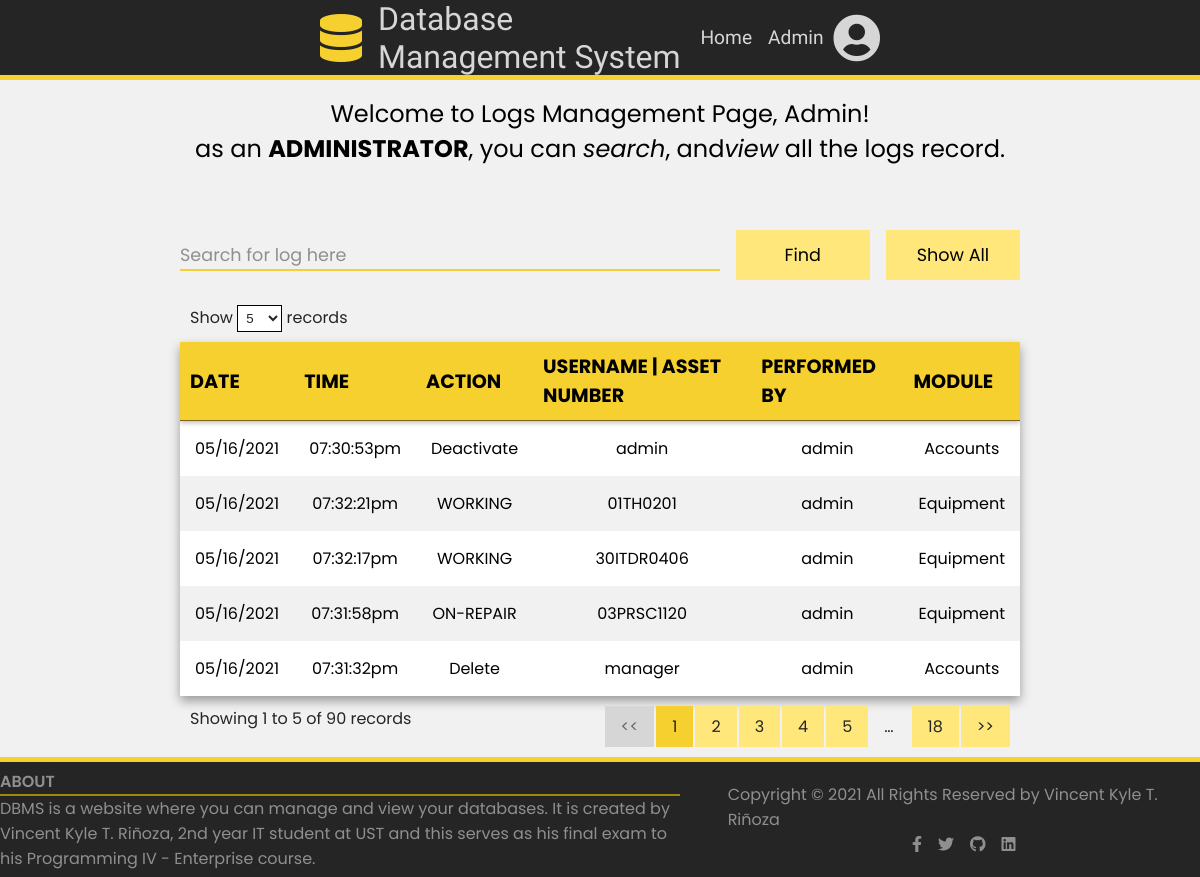
/log/index.php (signed in), run on the app's committed database.
### tables this page shows
CREATE TABLE `tbllogs` (
  `datelog` varchar(10) NOT NULL,
  `timelog` varchar(20) NOT NULL,
  `action` varchar(50) NOT NULL,
  `user` varchar(50) NOT NULL,
  `performedBy` varchar(20) NOT NULL,
  `module` varchar(20) NOT NULL
);

### controller/mainController.php (called while the page is built, shortened)
<?php
    require_once 'config.php';
    $errors = array();
    if(isset($_POST['search-log'])){
        if($_SESSION['usertype'] == "ADMINISTRATOR"){
            $searchSQL = 'SELECT * FROM tbllogs WHERE datelog LIKE ? OR (action LIKE ? OR timelog LIKE ? OR user LIKE ? OR performedBy LIKE ? or module LIKE ?) ORDER BY datelog';
        }elseif($_SESSION['usertype'] == "TECHNICAL"){
            $searchSQL = 'SELECT * FROM tbllogs WHERE performedBy = ? AND (action LIKE ? OR timelog LIKE ? OR user LIKE ? OR datelog LIKE ? or module LIKE ?) ORDER BY datelog';
        }
        $log_search = '%'.$_POST['log-search'].'%';
        if($stmt = mysqli_prepare($conn,$searchSQL)){
            mysqli_stmt_bind_param($stmt,'ssssss', $log_search,$log_search,$log_search,$log_search,$log_search,$log_search);
            if(mysqli_stmt_execute($stmt)){
                $result = mysqli_stmt_get_result($stmt);
            }else{
                $errors['search'] = 'no record found';
            }
        }
    }else{
        if(isset($_SESSION['usertype'])){
            if($_SESSION['usertype'] == "ADMINISTRATOR"){
                $displaySQL = 'SELECT * FROM tbllogs ORDER BY datelog ASC';
                if($query = mysqli_query($conn,$displaySQL)){
                    $result = $query;
                }
            }
        }
    }
?>

### log/index.php (the view, shortened to what this page needs)
<?php
require_once '../controller/mainController.php';
?>
<!DOCTYPE html>
<html lang="en">
<head>
    <link rel="stylesheet" href="https://use.fontawesome.com/releases/v5.15.3/css/all.css">
    <link rel="stylesheet" href="https://cdn.datatables.net/1.10.24/css/jquery.dataTables.min.css">
    <link rel="stylesheet" href="../css/main.css">
    <link rel="stylesheet" href="../css/header-footer.css">
    <link rel="stylesheet" href="../css/table.css">
</head>
<body>
    <?php include('../header.php'); ?>
    <main class="fx-col tables">
        <div class="homepage fx-col">
            <span class="welcome">Welcome to Logs Management Page, <?= ucwords($_SESSION['username']) ?>!
                <br>as an <strong><?= $_SESSION['usertype']; ?></strong>,
                <?php if ($_SESSION['usertype'] === 'ADMINISTRATOR') : ?>
                    you can <span class="italicized">search</span>, and<span class="italicized">view</span> all the logs record.
                <?php elseif ($_SESSION['usertype'] === 'TECHNICAL') : ?>
                    you can <span class="italicized">search</span>, and<span class="italicized">view</span> your logs record.
                <?php endif; ?>
            </span>
        </div>
        <section class="table fx-col">
            <form action="<?php echo htmlspecialchars($_SERVER['PHP_SELF']); ?>" method="post" class="form-search fx-row">
                <input type="search" name="log-search" id="log-search" class="input searchbar" placeholder="Search for log here" required>
                <input type="submit" value="Find" name="search-log" class="submit submit-equipment">
                <input type="submit" value="Show All" name="show-all" class="submit submit-equipment" formnovalidate>
            </form>
            <table id="database-table" class="logs">
                <thead>
                    <tr>
                        <th>Date</th>
                        <th>Time</th>
                        <th>Action</th>
                        <?php if ($_SESSION['usertype'] === "ADMINISTRATOR") : ?>
                            <th>Username | Asset Number</th>
                        <?php elseif ($_SESSION['usertype'] === "TECHNICAL") : ?>
                            <th>Asset Number</th>
                        <?php endif; ?>
                        <th>Performed By</th>
                        <th>Module</th>
                    </tr>
                </thead>
                <tbody>
                    <?php if (mysqli_num_rows($result) > 0) : ?>
                        <?php while ($row = mysqli_fetch_array($result, MYSQLI_ASSOC)) : ?>
                            <tr>
                                <td><?= $row['datelog']; ?></td>
                                <td><?= $row['timelog']; ?></td>
                                <td><?= $row['action']; ?></td>
                                <td><?= $row['user']; ?></td>
                                <td><?= $row['performedBy']; ?></td>
                                <td><?= $row['module']; ?></td>
                            </tr>
                        <?php endwhile; ?>
                    <?php endif; ?>
                </tbody>
            </table>
        </section>
    </main>
    <?php include('../footer.php'); ?>
</body>
</html>

### css/main.css (style rules this page uses)
:root { --font-main: 'Poppins', sans-serif; --font-secondary:'Fjalla One', sans-serif; --clr-main: #f5d02f; --clr-main-light: #ffe77c; --clr-main-dark: #dbb32f; --clr-main-darker: #a1870f; --clr-black: #252525; --clr-black-light: #444444; --clr-black-lighter: #8f8f8f; --clr-white: #f1f1f1; --clr-white-dark: #d6d6d6; --clr-working-active: rgb(72, 192, 146); --clr-on-repair: rgb(194, 158, 41); --clr-retire-inactive: rgb(189, 34, 34); --clr-account: rgb(131, 224, 196); --clr-equipment: rgb(131, 194, 224); --clr-log: rgb(224, 168, 131); --clr-glass: linear-gradient(to right bottom, rgba(216, 216, 216, 0.8), rgba(216,216,216, 0.3)); --height-header: 80px; --height-footer: 120px; scroll-padding-top: var(--height-header); scroll-behavior: smooth; }
::placeholder { color: var(--clr-black-lighter); font-family: var(--font-main); }
*,*::after,*::before { margin: 0; padding: 0; box-sizing: border-box; }
.fx-row { display: flex; flex-direction: row; }
.fx-col { display: flex; flex-direction: column; }
.italicized { font-style: italic; }
body { font-family: var(--font-main); background-color: var(--clr-white); }
main { min-height: calc(100vh - (var(--height-header) + var(--height-footer))); display: flex; flex-direction: row; justify-content: center; gap: 3rem; margin: auto; }
input { font-size: 1rem; height: 30px; width: 100%; background-color: transparent; border: none; outline: none; font-family: var(--font-main); }
.input { margin-bottom: 1.5rem; border-bottom: 2px solid var(--clr-main); }
.submit { background-color: var(--clr-main-light); font-size: 1.1rem; padding: .5rem; height: 50px; border-radius: 10rem; cursor: pointer; position: relative; }
.homepage { margin: 1rem; align-items: center; justify-content: center; text-align: center; gap: 4rem; }
.homepage .welcome { font-size: 1.5rem; }
section.table { width: 70%; margin: auto; }
.form-search { align-items: baseline; gap: 1rem; position: sticky; top: 0; }
.form-search .submit { border-radius: unset; }
.submit-account, .submit-equipment { width: 200px; }
.searchbar { font-size: 1.1rem; }
table { border-collapse: collapse; text-align: center; background-color: white; padding: 1rem; overflow: hidden; box-shadow: 0 5px 10px rgba(0, 0, 0, 0.363); }
table thead tr { background-color: var(--clr-main); color: black; font-size: 1.2rem; font-weight: 900; height: 70px; text-transform: uppercase; box-shadow: 0 2px 5px rgba(0, 0, 0, 0.247); }
tbody tr,tbody td { padding: 15px 0; font-size: 1rem; text-align: center; }
tr th { cursor: context-menu; user-select: none; }
tbody tr:nth-of-type(even), tbody tr:nth-of-type(even) .a_sql, tbody tr:nth-of-type(even) .edit { background-color: var(--clr-white); }
thead tr th { cursor: pointer; }
thead tr th::after { pointer-events: all; position: absolute; content: 'Click to sort'; width: fit-content; height: fit-content; top: 40px; left: 40%; bottom: 0; right: 0; padding: 10px; border-radius: 2rem; opacity: 0; font-size:0.9rem; text-transform: lowercase; font-weight: 200; transition: opacity 100ms ease; color: white; background-color: var(--clr-black); }

### css/table.css (style rules this page uses)
table.dataTable { border-collapse: collapse; }
table.dataTable.no-footer { border-bottom: none; }
table.dataTable tbody tr:nth-of-type(even) { background-color: var(--clr-white); }
table.dataTable tbody th, table.dataTable tbody td { padding: 15px 15px; }
table.dataTable thead th, table.dataTable thead td { border-bottom: none; }

### data on the page
tbllogs: datelog "05/16/2021", timelog "07:30:53pm", action "Deactivate", user "admin", performedBy "admin", module "Accounts"
tbllogs: datelog "05/16/2021", timelog "07:32:21pm", action "WORKING", user "01TH0201", performedBy "admin", module "Equipment"
tbllogs: datelog "05/16/2021", timelog "07:32:17pm", action "WORKING", user "30ITDR0406", performedBy "admin", module "Equipment"
tbllogs: datelog "05/16/2021", timelog "07:31:58pm", action "ON-REPAIR", user "03PRSC1120", performedBy "admin", module "Equipment"
tbllogs: datelog "05/16/2021", timelog "07:31:32pm", action "Delete", user "manager", performedBy "admin", module "Accounts"

### other printed values
$_SESSION['username'] "Admin"
$_SESSION['usertype'] "ADMINISTRATOR"
